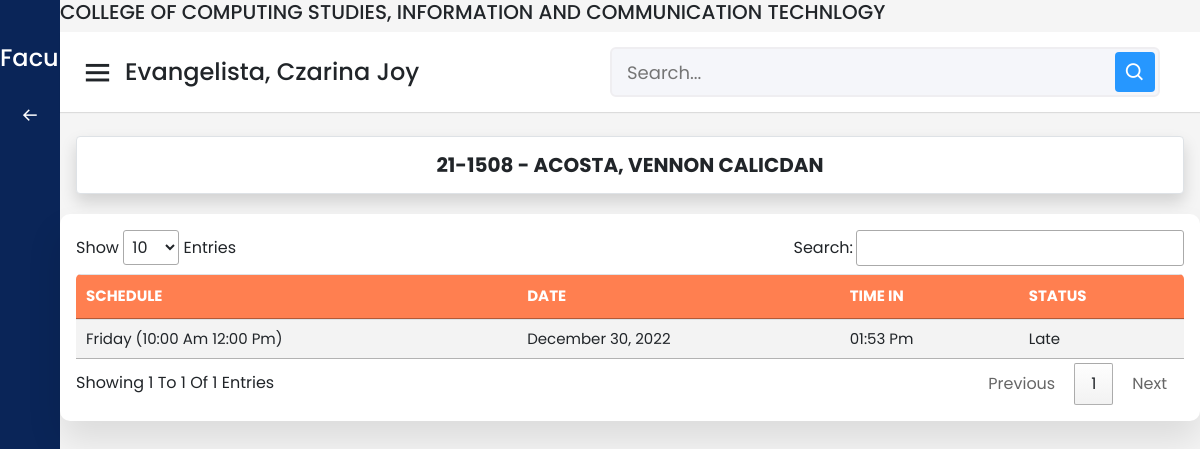
/faculty/logs.php?id=395 (signed in), run on the app's committed database.
### tables this page shows
CREATE TABLE `tblstudentinfo` (
  `id` int(11) NOT NULL AUTO_INCREMENT,
  `stud_id` varchar(20) NOT NULL,
  `fk_course_id` int(11) NOT NULL,
  `fk_section_id` int(11) NOT NULL,
  `fk_year_id` int(11) NOT NULL,
  `fname` varchar(50) NOT NULL,
  `mname` varchar(50) NOT NULL,
  `lname` varchar(50) NOT NULL,
  `sex` varchar(50) NOT NULL,
  `qrname` varchar(50) NOT NULL,
  `is_deleted` tinyint(1) NOT NULL DEFAULT 0,
  PRIMARY KEY (`id`),
  KEY `fk_course_id` (`fk_course_id`),
  KEY `fk_section_id` (`fk_section_id`),
  KEY `fk_year_id` (`fk_year_id`),
  CONSTRAINT `fk_courseId` FOREIGN KEY (`fk_course_id`) REFERENCES `tblcourse` (`id`) ON DELETE CASCADE ON UPDATE CASCADE,
  CONSTRAINT `fk_sectionId` FOREIGN KEY (`fk_section_id`) REFERENCES `tblsection` (`id`) ON DELETE CASCADE ON UPDATE CASCADE,
  CONSTRAINT `fk_yearId` FOREIGN KEY (`fk_year_id`) REFERENCES `tblyear` (`id`) ON DELETE CASCADE ON UPDATE CASCADE
);

CREATE TABLE `tblattendance` (
  `id` int(11) NOT NULL AUTO_INCREMENT,
  `fk_student_id` varchar(50) NOT NULL,
  `fk_subject_id` varchar(11) NOT NULL,
  `time_in` text NOT NULL,
  `logdate` text NOT NULL,
  `schedule_id` int(11) DEFAULT NULL,
  `is_late` tinyint(4) DEFAULT 0,
  PRIMARY KEY (`id`)
);

CREATE TABLE `schedules` (
  `schedule_id` int(11) NOT NULL AUTO_INCREMENT,
  `subject_id` int(11) DEFAULT NULL,
  `day_of_the_week` enum('Monday','Tuesday','Wednesday','Thursday','Friday','Saturday') DEFAULT NULL,
  `start_time` time DEFAULT NULL,
  `end_time` time DEFAULT NULL,
  `room_details` varchar(255) DEFAULT NULL,
  `semester_id` int(11) DEFAULT NULL,
  `is_deleted` tinyint(4) DEFAULT 0,
  `is_archived` tinyint(4) DEFAULT 0,
  PRIMARY KEY (`schedule_id`)
);

### config/config.php (called while the page is built, shortened)
<?php
function filter($data) {
    $data = trim($data);
    $data = stripslashes($data);
    $data = htmlspecialchars($data);
    return $data;
}
?>

### faculty/logs.php (the view, shortened to what this page needs)
<?php
    include('../config/config.php');
    if(isset($_GET['id'])) {
        $id = filter($_GET['id']);
        $class_id = filter($_GET['class']);
        $query  = $conn->prepare("SELECT * FROM tblstudentinfo WHERE id = ?");
        $query->bind_param('i', $id);
        $query->execute();
        $result = $query->get_result();
        $row = mysqli_fetch_array($result);
        $query2  = $conn->prepare("SELECT *
                                    FROM
                                        tblattendance
                                        INNER JOIN schedules
                                            ON (tblattendance.schedule_id = schedules.schedule_id)
                                    WHERE fk_student_id = ?");
        $query2->bind_param('i', $id);
        $query2->execute();
        $result2 = $query2->get_result();
    }
?>
<!DOCTYPE html>
<html lang="en">
<head>
  <link rel="stylesheet" href="../css/dashboard.css" />
  <link rel="stylesheet" href="../css/sidebar.css" />
  <link href="https://unpkg.com/boxicons@2.0.7/css/boxicons.min.css" rel="stylesheet" />
<link rel="stylesheet" href="https://cdn.jsdelivr.net/npm/bootstrap@4.3.1/dist/css/bootstrap.min.css">
<link href="https://cdn.datatables.net/1.13.1/css/jquery.dataTables.min.css" rel="stylesheet">
</head>
<body>
  <div class="sidebar">
    <div class="logo-details">
      <span class="logo_name"> &nbsp;&nbsp;&nbsp;&nbsp;&nbsp; Faculty</span>
    </div>
    <ul class="nav-links">
        <li>
            <a href="reports.php?id=<?=$class_id?>">
            <i class='bx bx-arrow-back'></i>
            <span class="links_name">Back</span>
            </a>
        </li>
    </ul>
  </div>
  <section class="home-section">
    <div class="header">
      <h5>COLLEGE OF COMPUTING STUDIES, INFORMATION AND COMMUNICATION TECHNLOGY</h5>
    </div>
    <nav>
      <div class="sidebar-button">
        <i class="bx bx-menu sidebarBtn"></i>
        <span class="dashboard"></span><?php echo $_SESSION['USER_NAME'] ?>
      </div>
      <div class="search-box">
        <input type="text" placeholder="Search..." />
        <i class="bx bx-search"></i>
      </div>
    </nav>
    <div class="home-content">
    <center>
        <h5 class="bg-white mx-3 p-3 border rounded shadow">
            <b><?=strtoupper($row['stud_id'])?> - <?=strtoupper($row['lname'].', '.$row['fname'].' '.$row['mname'])?></b>
        </h5>
    </center>
    <section class="attendance">
        <div class="attendance-list p-3">
            <table class="table" id="dt">
                <thead>
                    <tr>
                        <th>SCHEDULE</th>
                        <th>DATE</th>
                        <th>TIME IN</th>
                        <th>STATUS</th>
                    </tr>
                </thead>
                <tbody>
                    <?php foreach($result2 as $row2):?>
                        <tr>
                            <td><?=$row2['day_of_the_week']?> (<?=date('h:i a' , strtotime($row2['start_time']))?> <?=date('h:i a' , strtotime($row2['end_time']))?>)</td>
                            <td><?=date('F j, Y', strtotime($row2['logdate']))?></td>
                            <td>
                                <?=date('h:i a', strtotime($row2['time_in']))?>
                            </td>
                            <td>
                                <?php if($row2['is_late'] == true):?>
                                    Late
                                <?php else:?>
                                    On Time
                                <?php endif;?>
                            </td>
                        </tr>
                    <?php endforeach;?>
                </tbody>
            </table>
        </div>
</body>
</html>

### css/dashboard.css (style rules this page uses)
* { margin: 0; padding: 0; box-sizing: border-box; font-family: 'Poppins', sans-serif; }
.sidebar { position: fixed; height: 100%; width: 240px; background: #0A2558; transition: all 0.5s ease; }
.sidebar .logo-details { height: 80px; display: flex; align-items: center; }
.sidebar .logo-details .logo_name { color: #fff; font-size: 24px; font-weight: 500; }
.sidebar .nav-links { margin-top: 10px; }
.sidebar .nav-links li { position: relative; list-style: none; height: 50px; }
.sidebar .nav-links li a { height: 100%; width: 100%; display: flex; align-items: center; text-decoration: none; transition: all 0.4s ease; }
.sidebar .nav-links li i { min-width: 60px; text-align: center; font-size: 18px; color: #fff; }
.sidebar .nav-links li a .links_name { color: #fff; font-size: 15px; font-weight: 400; white-space: nowrap; }
.home-section { position: relative; background: #f5f5f5; min-height: 100vh; width: calc(100% - 240px); left: 240px; transition: all 0.5s ease; }
.home-section nav { display: flex; justify-content: space-between; height: 80px; background: #fff; display: flex; align-items: center; position: fixed; width: calc(100% - 240px); left: 240px; z-index: 100; padding: 0 20px; box-shadow: 0 1px 1px rgba(0, 0, 0, 0.1); transition: all 0.5s ease; }
.home-section nav .sidebar-button { display: flex; align-items: center; font-size: 24px; font-weight: 500; }
nav .sidebar-button i { font-size: 35px; margin-right: 10px; }
.home-section nav .search-box { position: relative; height: 50px; max-width: 550px; width: 100%; margin: 0 20px; }
nav .search-box input { height: 100%; width: 100%; outline: none; background: #F5F6FA; border: 2px solid #EFEEF1; border-radius: 6px; font-size: 18px; padding: 0 15px; }
nav .search-box .bx-search { position: absolute; height: 40px; width: 40px; background: #2697FF; right: 5px; top: 50%; transform: translateY(-50%); border-radius: 4px; line-height: 40px; text-align: center; color: #fff; font-size: 22px; transition: all 0.4 ease; }
.home-section .home-content { position: relative; padding-top: 104px; }
@media (max-width: 1240px) { .sidebar { width: 60px; } }
@media (max-width: 1240px) { .home-section { width: calc(100% - 60px); left: 60px; } }
@media (max-width: 1240px) { .home-section nav { width: calc(100% - 60px); left: 60px; } }

### data on the page
tblstudentinfo: stud "21-1508", lname+fname+mname "ACOSTA, VENNON CALICDAN"
tblattendance: schedule.day_of_the_week "Friday", schedule.start_time "10:00 Am", schedule.end_time "12:00 Pm", logdate "December 30, 2022", time_in "01:53 Pm", is_late "Late"

### other printed values
$_SESSION['USER_NAME'] "Evangelista, Czarina Joy"
